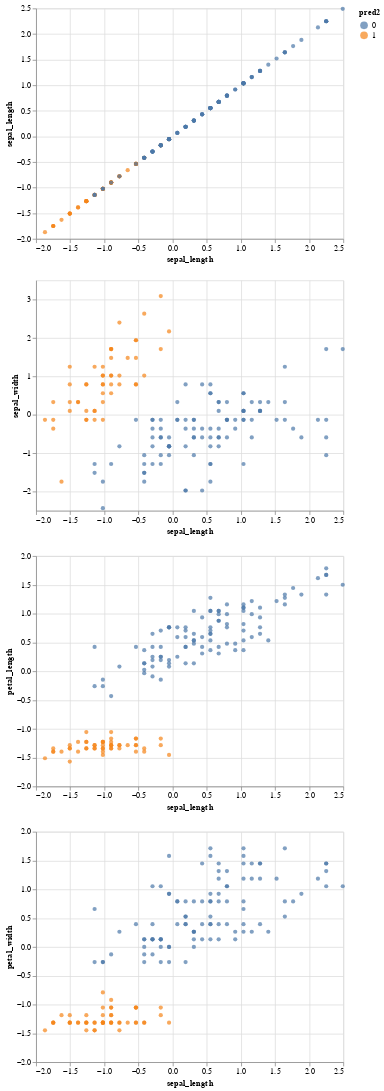

The notebook cell saved with this chart:
### Markdown cell above
An example of list unpacking.

### Code cell
alt.vconcat(*chart_list)

### Figure 1 — Vega-Lite specification as saved in the notebook (floating-point values rounded to 4 significant figures; data arrays with more than 128 entries replaced by an {"elided": "..."} marker saying what was removed)
{"config": {"view": {"continuousWidth": 400, "continuousHeight": 300}}, "vconcat": [{"mark": "circle", "encoding": {"color": {"type": "nominal", "field": "pred2"}, "x": {"type": "quantitative", "field": "sepal_length"}, "y": {"type": "quantitative", "field": "sepal_length"}}}, {"mark": "circle", "encoding": {"color": {"type": "nominal", "field": "pred2"}, "x": {"type": "quantitative", "field": "sepal_length"}, "y": {"type": "quantitative", "field": "sepal_width"}}}, {"mark": "circle", "encoding": {"color": {"type": "nominal", "field": "pred2"}, "x": {"type": "quantitative", "field": "sepal_length"}, "y": {"type": "quantitative", "field": "petal_length"}}}, {"mark": "circle", "encoding": {"color": {"type": "nominal", "field": "pred2"}, "x": {"type": "quantitative", "field": "sepal_length"}, "y": {"type": "quantitative", "field": "petal_width"}}}], "data": {"name": "data-a3998929c6ad7493ab440ac14b47ad86"}, "$schema": "https://vega.github.io/schema/vega-lite/v4.8.1.json", "datasets": {"data-a3998929c6ad7493ab440ac14b47ad86": {"elided": "150 records"}}}
